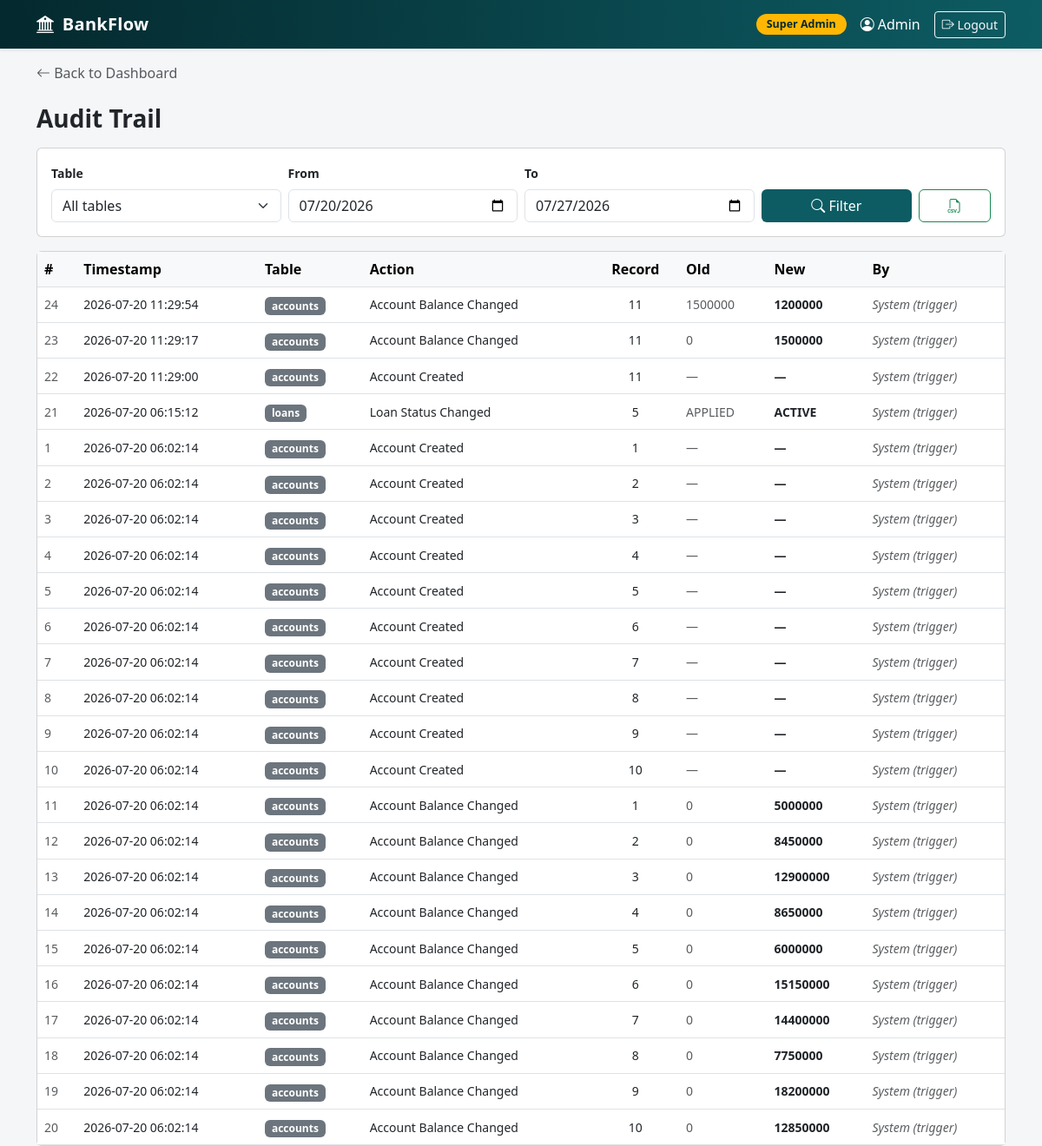
Page /reports/audit (signed in) on the earlier database version.
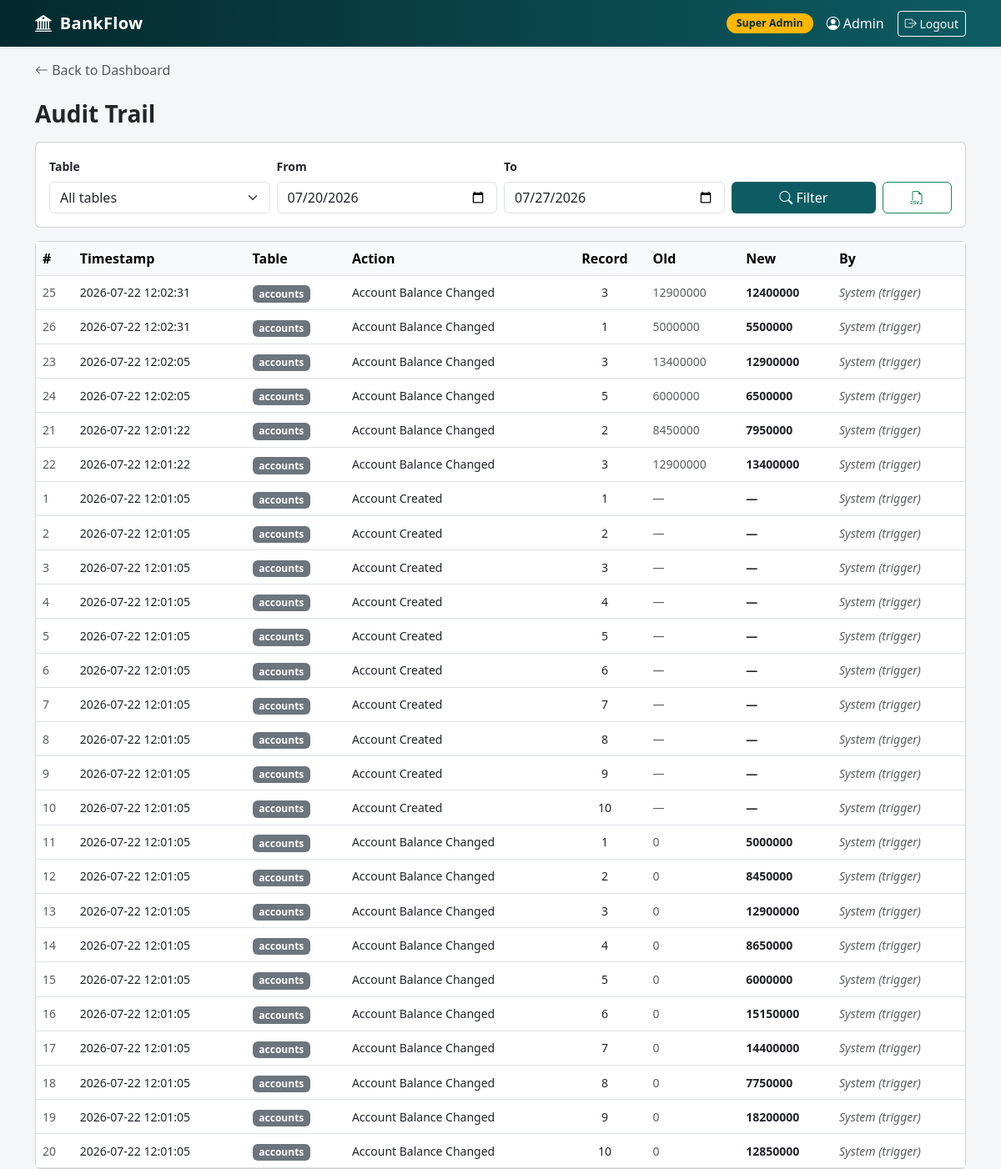
Same page on the later database version.
### tables this page shows
CREATE TABLE users (
    user_id INTEGER PRIMARY KEY,
    username TEXT UNIQUE NOT NULL,
    password_hash TEXT NOT NULL,
    user_role TEXT NOT NULL CHECK (user_role IN ('SUPER_ADMIN','MANAGER','CUSTOMER')),
    is_active INTEGER NOT NULL DEFAULT 1 CHECK (is_active IN (0,1)),
    created_at TEXT NOT NULL DEFAULT (datetime('now')),
    branch_id INTEGER,
    customer_id INTEGER,
    FOREIGN KEY (branch_id) REFERENCES branches(branch_id),
    FOREIGN KEY (customer_id) REFERENCES customers(customer_id)
);

CREATE TABLE audit_log(
    log_id INTEGER PRIMARY KEY,
    table_name TEXT NOT NULL,
    log_action TEXT NOT NULL,
    record_id INTEGER NOT NULL,
    old_value TEXT ,
    new_value TEXT ,
    changed_by INTEGER,
    changed_at TEXT NOT NULL DEFAULT (datetime('now')),
    FOREIGN KEY (changed_by) REFERENCES users(user_id)
);

### routes/reports.py (the view)
@bp.route("/audit")
@login_required
@role_required("SUPER_ADMIN")
def audit():
    rows, table_name, from_date, to_date = _audit_data()
    return render_template("reports/audit.html", rows=rows, table_name=table_name,
                           from_date=from_date, to_date=to_date)

### auth.py (called while the page is built)
@login_manager.user_loader
def load_user(user_id):
    row=query("SELECT * FROM users WHERE user_id=?",(user_id,),one=True)
    return User(row) if row else None

def role_required(*roles):
    def decorater(f):
        @wraps(f)
        def wrapper (*args,**kwargs):
            if current_user.role not in roles:
                abort(403)
            return f(*args,**kwargs)
        return wrapper
    return decorater

### db.py (called while the page is built)
def get_db():
    if 'db' not in g:
        g.db=sqlite3.connect(config.DB_PATH)
        g.db.row_factory=sqlite3.Row
        g.db.execute("PRAGMA foreign_keys=ON")
    return g.db

def query(sql,params=(),one=False):
    rows=get_db().execute(sql,params).fetchall()
    if one:
        return rows[0]  if rows else None
    return rows

### routes/reports.py (called while the page is built)
def _today():
    return datetime.now().strftime("%Y-%m-%d")

def _days_ago(n):
    return (datetime.now() - timedelta(days=n)).strftime("%Y-%m-%d")

def _audit_data():
    table_name = request.args.get("table_name") or ""
    from_date = request.args.get("from_date") or _days_ago(7)
    to_date = request.args.get("to_date") or _today()
    sql = """SELECT al.*, u.username
             FROM audit_log al
             LEFT JOIN users u ON u.user_id = al.changed_by
             WHERE date(al.changed_at) BETWEEN ? AND ?"""
    if table_name:
        sql += " AND al.table_name = ?"
        params = (from_date, to_date, table_name)
    else:
        params = (from_date, to_date)
    sql += " ORDER BY al.changed_at DESC LIMIT 500"
    return query(sql, params), table_name, from_date, to_date

### templates/reports/audit.html (shortened to what this page needs)
{% extends "base.html" %}
{% block back_link %}
<a href="{{ url_for('dashboard') }}" class="text-decoration-none text-muted">
    <i class="bi bi-arrow-left"></i> Back to Dashboard
</a>
{% endblock %}
{% block content %}
<h3 class="fw-bold mb-3">Audit Trail</h3>
<div class="card mb-3">
    <div class="card-body">
        <form method="get" class="row g-2 align-items-end">
            <div class="col-md-3">
                <label class="form-label small fw-semibold">Table</label>
                <select name="table_name" class="form-select">
                    <option value="">All tables</option>
                </select>
            </div>
            <div class="col-md-3">
                <label class="form-label small fw-semibold">From</label>
                <input type="date" name="from_date" value="{{ from_date }}" class="form-control">
            </div>
            <div class="col-md-3">
                <label class="form-label small fw-semibold">To</label>
                <input type="date" name="to_date" value="{{ to_date }}" class="form-control">
            </div>
            <div class="col-md-2">
                <button class="btn text-white w-100" style="background: var(--brand);">
                    <i class="bi bi-search"></i> Filter
                </button>
            </div>
            <div class="col-md-1">
                <a href="{{ url_for('reports.audit_csv', table_name=table_name, from_date=from_date, to_date=to_date) }}"
                    class="btn btn-outline-success w-100" title="Export CSV">
                    <i class="bi bi-filetype-csv"></i>
                </a>
            </div>
        </form>
    </div>
</div>
<div class="card">
    <div class="table-responsive">
        <table class="table table-hover align-middle mb-0">
            <thead class="table-light">
                <tr>
                    <th>#</th>
                    <th>Timestamp</th>
                    <th>Table</th>
                    <th>Action</th>
                    <th class="text-center">Record</th>
                    <th>Old</th>
                    <th>New</th>
                    <th>By</th>
                </tr>
            </thead>
            <tbody>
                {% for r in rows %}
                <tr>
                    <td class="small text-muted">{{ r.log_id }}</td>
                    <td class="small">{{ r.changed_at[:19] }}</td>
                    <td><span class="badge bg-secondary">{{ r.table_name }}</span></td>
                    <td class="small">{{ r.log_action }}</td>
                    <td class="text-center small">{{ r.record_id }}</td>
                    <td class="small text-muted">{{ r.old_value or '—' }}</td>
                    <td class="small fw-semibold">{{ r.new_value or '—' }}</td>
                    <td class="small">
                        {% if r.username %}
                        {{ r.username }}
                        {% else %}
                        <em class="text-muted">System (trigger)</em>
                        {% endif %}
                    </td>
                </tr>
                {% else %}
                <tr>
                    <td colspan="8" class="text-center text-muted py-4">No audit entries in this period</td>
                </tr>
                {% endfor %}
            </tbody>
        </table>
    </div>
</div>
{% endblock %}

### templates/base.html (shortened to what this page needs)
<!DOCTYPE html>
<html lang="en">
<head>
    <link href="https://cdn.jsdelivr.net/npm/bootstrap@5.3.0/dist/css/bootstrap.min.css" rel="stylesheet">
    <link href="https://cdn.jsdelivr.net/npm/bootstrap-icons@1.11.0/font/bootstrap-icons.css" rel="stylesheet">
</head>
<body>
    {% if current_user.is_authenticated %}
    <nav class="navbar navbar-expand navbar-dark bg-brand shadow-sm">
        <div class="container">
            <a class="navbar-brand" href="{{ url_for('dashboard') }}">
                <i class="bi bi-bank2 me-1"></i> BankFlow
            </a>
            <div class="navbar-nav ms-auto align-items-center">
                <span class="role-badge me-3">
                    {% if current_user.role == 'SUPER_ADMIN' %}Super Admin
                    {% elif current_user.role == 'MANAGER' %}Bank Manager
                    {% else %}Customer{% endif %}
                </span>
                <span class="navbar-text text-white me-3">
                    <i class="bi bi-person-circle me-1"></i>{{ current_user.username }}
                </span>
                <a class="btn btn-sm btn-outline-light" href="{{ url_for('auth.logout') }}">
                    <i class="bi bi-box-arrow-right"></i> Logout
                </a>
            </div>
        </div>
    </nav>
    {% endif %}
    <div class="container mt-3">
        {% block back_link %}{% endblock %}
    </div>
    <div class="container mt-4">
        {% block content %}{% endblock %}
    </div>
</body>
</html>

### templates/base.html (style rules this page uses)
:root { --brand: #0d5c63; --brand-dark: #04292e; --accent: #ffb703; }
body { background: #f4f6f8; font-family: 'Segoe UI', system-ui, sans-serif; }
.navbar-brand { font-weight: 700; letter-spacing: .3px; }
.bg-brand { background: linear-gradient(90deg, var(--brand-dark), var(--brand)); }
.role-badge { background: var(--accent); color: var(--brand-dark); font-weight: 600; padding: 3px 12px; border-radius: 20px; font-size: .78rem; }

Differences in the rows shown:
added audit_log: log_id "25", changed_at "2026-07-22 12:02:31", table_name "accounts", log_action "Account Balance Changed", record_id "3", old_value "12900000", new_value "12400000"
added audit_log: log_id "26", changed_at "2026-07-22 12:02:31", table_name "accounts", log_action "Account Balance Changed", record_id "1", old_value "5000000", new_value "5500000"
changed audit_log id 23: changed_at "2026-07-20 11:29:17" → "2026-07-22 12:02:05"; record_id "11" → "3"; old_value "0" → "13400000"; new_value "1500000" → "12900000"; moves up the list
changed audit_log id 24: changed_at "2026-07-20 11:29:54" → "2026-07-22 12:02:05"; record_id "11" → "5"; old_value "1500000" → "6000000"; new_value "1200000" → "6500000"
changed audit_log id 21: changed_at "2026-07-20 06:15:12" → "2026-07-22 12:01:22"; table_name "loans" → "accounts"; log_action "Loan Status Changed" → "Account Balance Changed"; record_id "5" → "2"; old_value "APPLIED" → "8450000"; new_value "ACTIVE" → "7950000"; moves up the list
changed audit_log id 22: changed_at "2026-07-20 11:29:00" → "2026-07-22 12:01:22"; log_action "Account Created" → "Account Balance Changed"; record_id "11" → "3"; old_value "—" → "12900000"; new_value "—" → "13400000"
changed audit_log id 1: changed_at "2026-07-20 06:02:14" → "2026-07-22 12:01:05"
changed audit_log id 2: changed_at "2026-07-20 06:02:14" → "2026-07-22 12:01:05"
changed audit_log id 3: changed_at "2026-07-20 06:02:14" → "2026-07-22 12:01:05"
changed audit_log id 4: changed_at "2026-07-20 06:02:14" → "2026-07-22 12:01:05"
changed audit_log id 5: changed_at "2026-07-20 06:02:14" → "2026-07-22 12:01:05"
changed audit_log id 6: changed_at "2026-07-20 06:02:14" → "2026-07-22 12:01:05"
changed audit_log id 7: changed_at "2026-07-20 06:02:14" → "2026-07-22 12:01:05"
changed audit_log id 8: changed_at "2026-07-20 06:02:14" → "2026-07-22 12:01:05"
changed audit_log id 9: changed_at "2026-07-20 06:02:14" → "2026-07-22 12:01:05"
changed audit_log id 10: changed_at "2026-07-20 06:02:14" → "2026-07-22 12:01:05"
changed audit_log id 11: changed_at "2026-07-20 06:02:14" → "2026-07-22 12:01:05"
changed audit_log id 12: changed_at "2026-07-20 06:02:14" → "2026-07-22 12:01:05"
changed audit_log id 13: changed_at "2026-07-20 06:02:14" → "2026-07-22 12:01:05"
changed audit_log id 14: changed_at "2026-07-20 06:02:14" → "2026-07-22 12:01:05"
changed audit_log id 15: changed_at "2026-07-20 06:02:14" → "2026-07-22 12:01:05"
changed audit_log id 16: changed_at "2026-07-20 06:02:14" → "2026-07-22 12:01:05"
changed audit_log id 17: changed_at "2026-07-20 06:02:14" → "2026-07-22 12:01:05"
changed audit_log id 18: changed_at "2026-07-20 06:02:14" → "2026-07-22 12:01:05"
changed audit_log id 19: changed_at "2026-07-20 06:02:14" → "2026-07-22 12:01:05"
changed audit_log id 20: changed_at "2026-07-20 06:02:14" → "2026-07-22 12:01:05"
